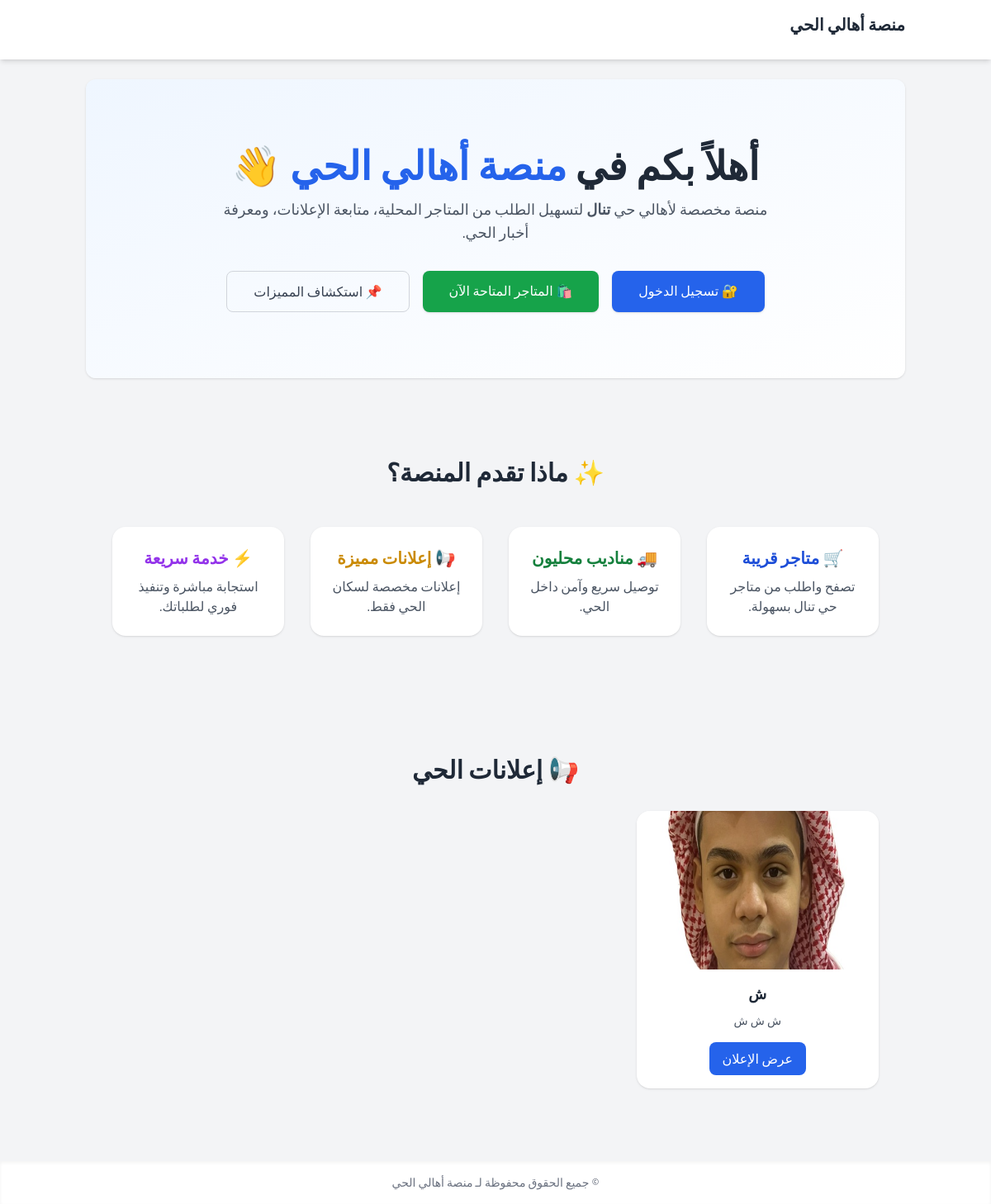
The app's page /, older data.
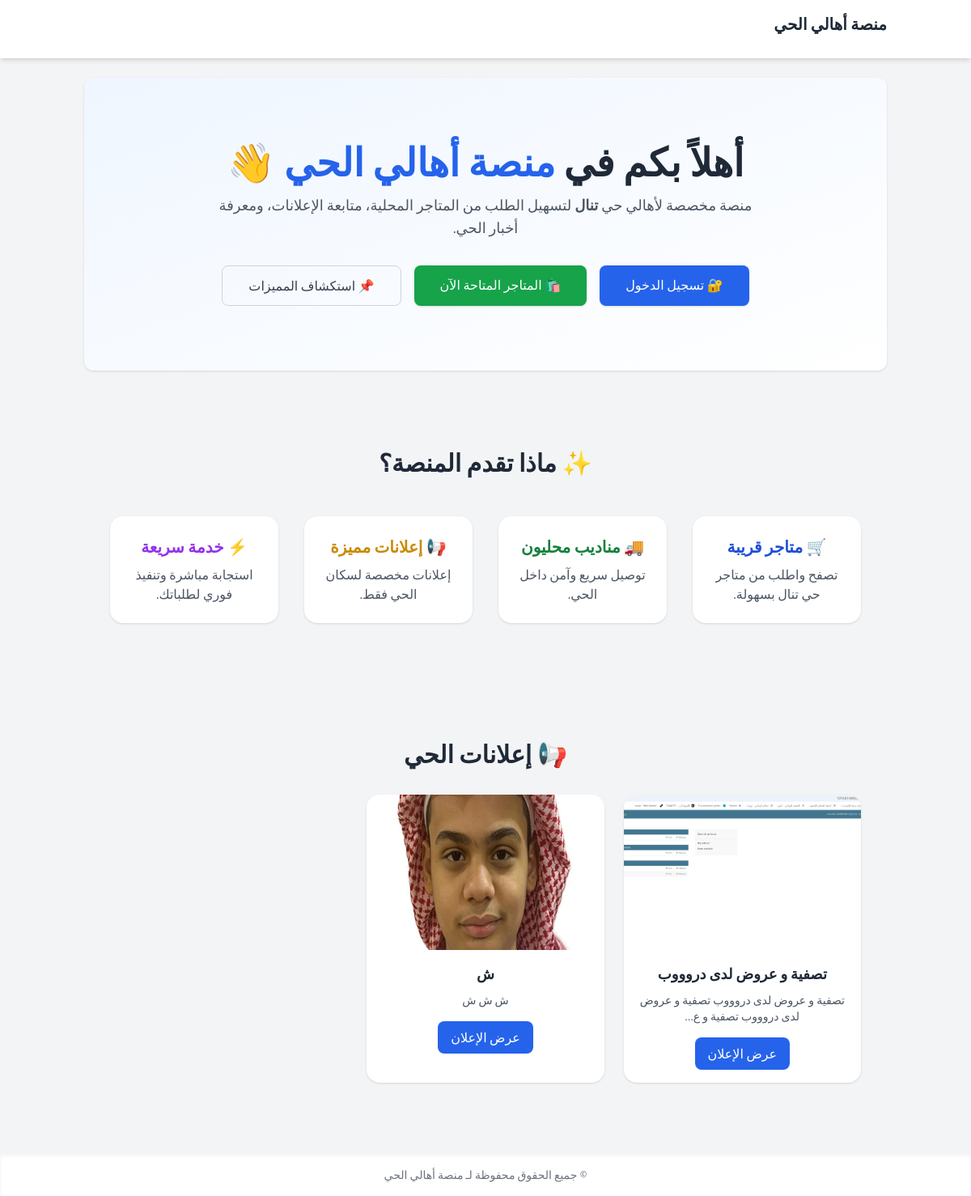
The same page, newer data.
### ads/models.py (models this page shows, shortened)
class Advertisement(models.Model):
    title = models.CharField("عنوان الإعلان", max_length=200)
    text = models.TextField("نص الإعلان", blank=True)
    link = models.URLField("رابط خارجي", blank=True)
    image = models.ImageField("صورة الإعلان", upload_to="ads/")
    is_active = models.BooleanField("مفعل", default=True)
    created_at = models.DateTimeField("تاريخ الإضافة", auto_now_add=True)  # ✅ الحقل الجديد

### core/views.py (the view)
# urls.py: path('', views.home_redirect, name='home'),
def home(request):
    ads = Advertisement.objects.filter(is_active=True).order_by('-id')[:6]
    return render(request, 'core/home.html', {
        'ads': ads
    })

### templates/core/home.html (shortened to what this page needs)
{% extends 'core/base.html' %} {% load static %} {% block content %}
<div class="space-y-24">
  <section
    class="bg-gradient-to-br from-blue-50 to-white text-center py-20 px-4 sm:px-8 rounded-xl shadow"
  >
    <h1 class="text-5xl font-extrabold text-gray-800 mb-4">
      أهلاً بكم في <span class="text-blue-600">منصة أهالي الحي</span> 👋
    </h1>
    <p class="text-lg text-gray-600 max-w-2xl mx-auto mb-8">
      منصة مخصصة لأهالي حي <strong>تنال</strong> لتسهيل الطلب من المتاجر
      المحلية، متابعة الإعلانات، ومعرفة أخبار الحي.
    </p>
    <div class="flex flex-col sm:flex-row justify-center gap-4 flex-wrap">
      <a
        href="{% url 'login' %}"
        class="px-8 py-3 bg-blue-600 text-white rounded-lg shadow hover:bg-blue-700 transition"
      >
        🔐 تسجيل الدخول
      </a>
      <a
        href="{% url 'public_store_browser' %}"
        class="px-8 py-3 bg-green-600 text-white rounded-lg shadow hover:bg-green-700 transition"
      >
        🛍️ المتاجر المتاحة الآن
      </a>
      <a
        href="#features"
        class="px-8 py-3 border border-gray-300 text-gray-700 rounded-lg hover:bg-gray-100 transition"
      >
        📌 استكشاف المميزات
      </a>
    </div>
  </section>
  <section id="features" class="max-w-7xl mx-auto px-4 sm:px-8">
    <h2 class="text-3xl font-bold text-center text-gray-800 mb-12">
      ✨ ماذا تقدم المنصة؟
    </h2>
    <div
      class="grid grid-cols-1 sm:grid-cols-2 lg:grid-cols-4 gap-8 text-center"
    >
      <div class="bg-white p-6 rounded-2xl shadow hover:shadow-lg transition">
        <h3 class="text-xl font-semibold text-blue-700 mb-2">🛒 متاجر قريبة</h3>
        <p class="text-gray-600">تصفح واطلب من متاجر حي تنال بسهولة.</p>
      </div>
      <div class="bg-white p-6 rounded-2xl shadow hover:shadow-lg transition">
        <h3 class="text-xl font-semibold text-green-700 mb-2">
          🚚 مناديب محليون
        </h3>
        <p class="text-gray-600">توصيل سريع وآمن داخل الحي.</p>
      </div>
      <div class="bg-white p-6 rounded-2xl shadow hover:shadow-lg transition">
        <h3 class="text-xl font-semibold text-yellow-600 mb-2">
          📢 إعلانات مميزة
        </h3>
        <p class="text-gray-600">إعلانات مخصصة لسكان الحي فقط.</p>
      </div>
      <div class="bg-white p-6 rounded-2xl shadow hover:shadow-lg transition">
        <h3 class="text-xl font-semibold text-purple-600 mb-2">
          ⚡ خدمة سريعة
        </h3>
        <p class="text-gray-600">استجابة مباشرة وتنفيذ فوري لطلباتك.</p>
      </div>
    </div>
  </section>
  {% if ads %}
  <section class="max-w-7xl mx-auto px-4 sm:px-8 py-12">
    <h2 class="text-3xl font-bold text-center text-gray-800 mb-8">
      📢 إعلانات الحي
    </h2>
    <div class="grid grid-cols-1 sm:grid-cols-2 lg:grid-cols-3 gap-6">
      {% for ad in ads %}
      <div
        onclick="openAdModal({{ ad.id }})"
        class="cursor-pointer bg-white rounded-2xl shadow hover:shadow-lg transition overflow-hidden"
      >
        <div class="relative h-48 w-full">
          {% if ad.image %}
          <img
            src="{{ ad.image.url }}"
            alt="{{ ad.title }}"
            class="object-cover w-full h-full transition-transform duration-300 hover:scale-105"
          />
          {% else %}
          <div
            class="bg-gray-200 w-full h-full flex items-center justify-center text-gray-500"
          >
            لا توجد صورة
          </div>
          {% endif %}
        </div>
        <div class="p-4 text-center">
          <h3 class="text-lg font-semibold text-gray-800">{{ ad.title }}</h3>
          <p class="mt-2 text-gray-600 text-sm">
            {{ ad.text|truncatechars:60 }}
          </p>
          <div class="mt-4">
            <span
              class="inline-block px-4 py-2 bg-blue-600 text-white rounded-lg font-medium hover:bg-blue-700 transition"
            >
              عرض الإعلان
            </span>
          </div>
        </div>
      </div>
      {% endfor %}
    </div>
  </section>
  {% endif %}
</div>
{% endblock %}

Row changes from the older to the newer data that the page shows:
added Advertisement: image (picture), title "تصفية و عروض لدى دروووب", text "تصفية و عروض لدى دروووب تصفية و عروض لدى دروووب تصفية و ع…"
